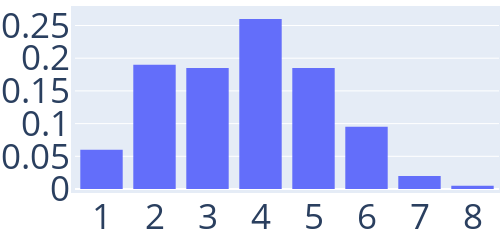

Notebook code cell kept with this figure:
### Code cell
using PlotlyJS
name = "nb_roots_SBM"*string(q)

nb_samples = 200
nb_roots = zeros(nb_samples)
for i_sample in 1:nb_samples
    mtsf = multi_type_spanning_forest(rng, meta_g, q)

    # check nb roots and cycles
    # cycles = get_prop(mtsf, :cycle_nodes)
    # nb_cycles[i_sample] = length(cycles)
    nb_roots[i_sample] = length(get_prop(mtsf, :roots))
end    

#labels = string.(sort(unique(Int.(nb_roots))))
cat_nb_roots = string.(sort(Int.(nb_roots)))
trace = PlotlyJS.histogram(x=cat_nb_roots, histnorm="probability density")
layout = Layout(
    autosize=false,
    width=500,
    height=200,
    margin=attr(l=1, r=1, b=1, t=1, pad=4),
    font_size=35,
    xaxis_type="category",
)
p = PlotlyJS.plot(trace,layout)
#PlotlyJS.savefig(p,"figures/"*name*".pdf")

### Figure 1 — Plotly figure (JSON) as saved in the notebook; plotly's stock layout.template omitted (floating-point values rounded to 4 significant figures; data arrays with more than 128 entries replaced by an {"elided": "..."} marker saying what was removed)
{"data": [{"histnorm": "probability density", "type": "histogram", "x": {"elided": "200 str values"}}], "layout": {"autosize": false, "font": {"size": 35}, "height": 200, "margin": {"b": 1, "l": 1, "pad": 4, "r": 1, "t": 1}, "width": 500, "xaxis": {"type": "category"}}}
